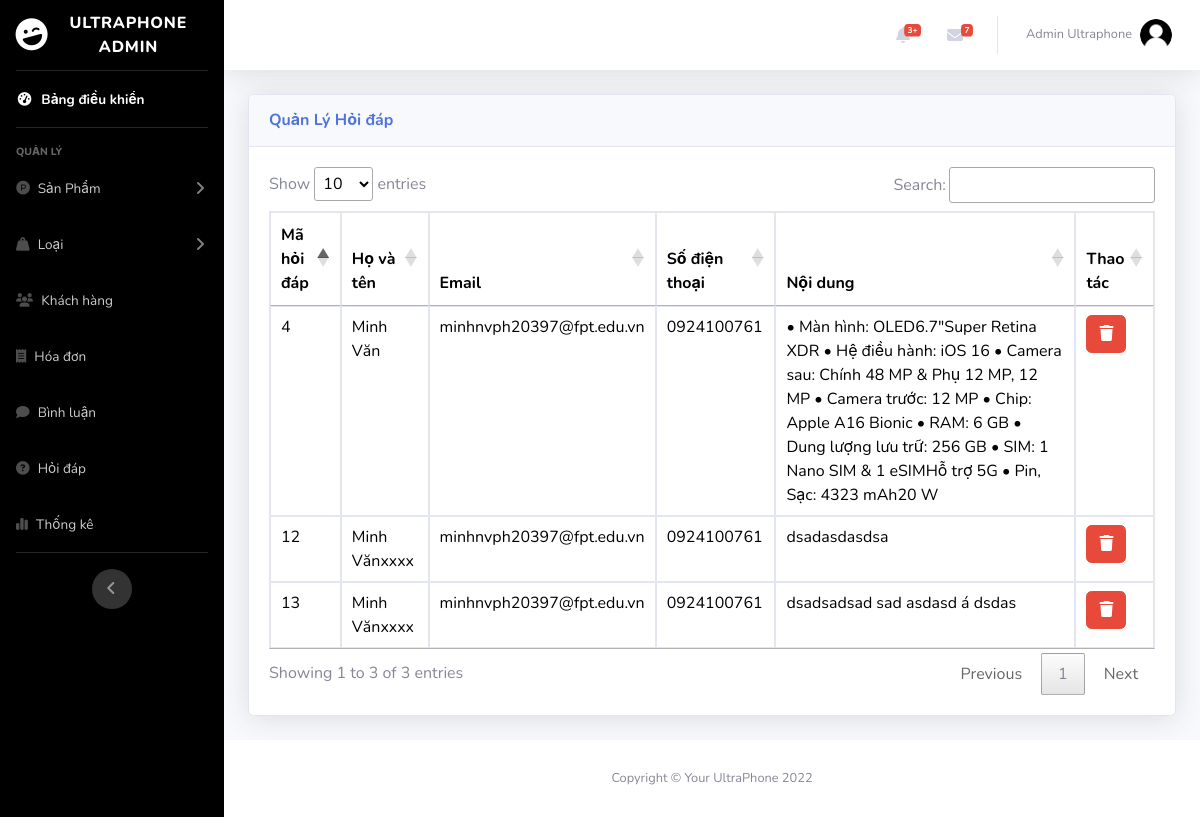
The page /admin/index.php?act=list_ques (signed in) on the database as committed earlier.
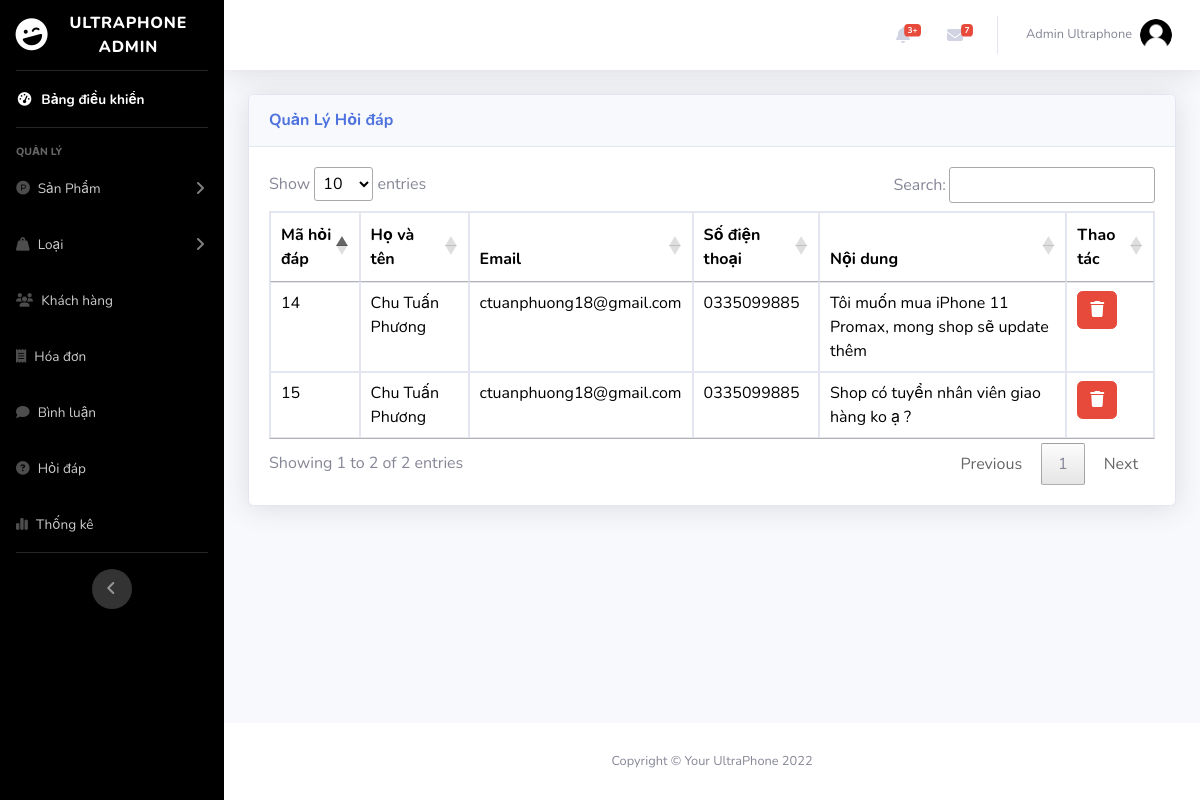
The same page on the database as committed later.
### tables this page shows
CREATE TABLE `question` (
  `id_ques` int(11) NOT NULL,
  `name` varchar(250) NOT NULL,
  `email` varchar(250) NOT NULL,
  `phone` varchar(20) NOT NULL,
  `contennt` text NOT NULL
);

### admin/controller/controller.php (called while the page is built)
<?php
function render($path, $data = [])
{
    extract($data);
    $view = "view/" . $path . ".php";
    include_once $view;
}

### admin/model/pdo.php (called while the page is built, shortened)
<?php
function pdo_get_connection(){
    $dburl = "mysql:host=127.0.0.1;dbname=ultraphone;charset=utf8";
    $username = 'root';
    $password = '';
    $conn = new PDO($dburl, $username, $password);
    $conn->setAttribute(PDO::ATTR_ERRMODE, PDO::ERRMODE_EXCEPTION);
    return $conn;
}
function pdo_query($sql){
    $sql_args = array_slice(func_get_args(), 1);
    try{
        $conn = pdo_get_connection();
        $stmt = $conn->prepare($sql);
        $stmt->execute($sql_args);
        $rows = $stmt->fetchAll();
        return $rows;
    }
    catch(PDOException $e){
        throw $e;
    }
    finally{
        unset($conn);
    }
}

### admin/model/hoidap.php (called while the page is built, shortened)
<?php
  function question() {
    $sql = "SELECT * FROM `question` WHERE 1";
    $listques = pdo_query($sql);
    return $listques;
}
?>

### admin/view/list_question.php (the view, shortened to what this page needs)
<?php include_once "header.php" ?>
<body id="page-top">
    <div id="wrapper">
        <?php include_once "nav.php" ?>
        <div class="container-fluid">
            <div class="card shadow mb-4" >
                <div class="card-header py-3">
                    <h6 class="m-0 font-weight-bold text-primary">Quản Lý Hỏi đáp</h6>
                </div>
                <div class="card-body">
                    <div class="table-responsive">
                        <table class="table table-bordered" id="dataTable" width="100%" cellspacing="0">
                            <thead>
                                <tr>
                                    <th>Mã hỏi đáp</th>
                                    <th>Họ và tên</th>
                                    <th>Email</th>
                                    <th>Số điện thoại</th>
                                    <th>Nội dung</th>
                                    <th>Thao tác</th>
                                </tr>
                            </thead>
                            <tbody>
                                <?php
                                foreach ($listques as $ques) : extract($ques); ?>
                                    <tr>
                                        <td><?= $id_ques ?></td>
                                        <td><?= $name ?></td>
                                        <td><?= $email ?></td>
                                        <td><?= $phone ?></td>
                                        <td><?= $contennt ?></td>
                                        <td>
                                        <a href="./index.php?act=delete_ques&id_ques=<?= $ques['id_ques'] ?>" class="btn btn-danger" onclick="return confirm('Bạn có chắc chắn muốn xóa không?')"><i class="fa-solid fa-trash"></i></a>
                                        </td>
                                    </tr>
                                <?php endforeach ?>
                            </tbody>
                        </table>
                    </div>
                </div>
            </div>
        </div>
    </div>
    <?php include_once "footer.php" ?>

Rows that differ between the two databases and show on the page:
removed question: id_ques "4", name "Minh Văn", email "minhnvph20397@fpt.edu.vn", phone "0924100761", contennt "• Màn hình: OLED6.7\"Super Retina XDR • Hệ điều hành: iOS 16 • Camera sau: Chính 48 MP & Phụ 12 MP, 12 MP • Camera trước: 12 MP • Chip: Apple A16 Bionic • RAM: 6 GB • Dung lượng lưu trữ: 256 GB • SIM: 1 Nano SIM & 1 eSIMHỗ trợ 5G • Pin, Sạc: 4323 mAh20 W"
removed question: id_ques "12", name "Minh Vănxxxx", email "minhnvph20397@fpt.edu.vn", phone "0924100761", contennt "dsadasdasdsa"
removed question: id_ques "13", name "Minh Vănxxxx", email "minhnvph20397@fpt.edu.vn", phone "0924100761", contennt "dsadsadsad sad asdasd á dsdas"
added question: id_ques "14", name "Chu Tuấn Phương", email "ctuanphuong18@gmail.com", phone "0335099885", contennt "Tôi muốn mua iPhone 11 Promax, mong shop sẽ update thêm"
added question: id_ques "15", name "Chu Tuấn Phương", email "ctuanphuong18@gmail.com", phone "0335099885", contennt "Shop có tuyển nhân viên giao hàng ko ạ ?"
Other text that changed with them:
text written by a page script: "Show entries Search: Showing 1 to 3 of 3 entries Previous 1 Next" → "Show entries Search: Showing 1 to 2 of 2 entries Previous 1 Next"
